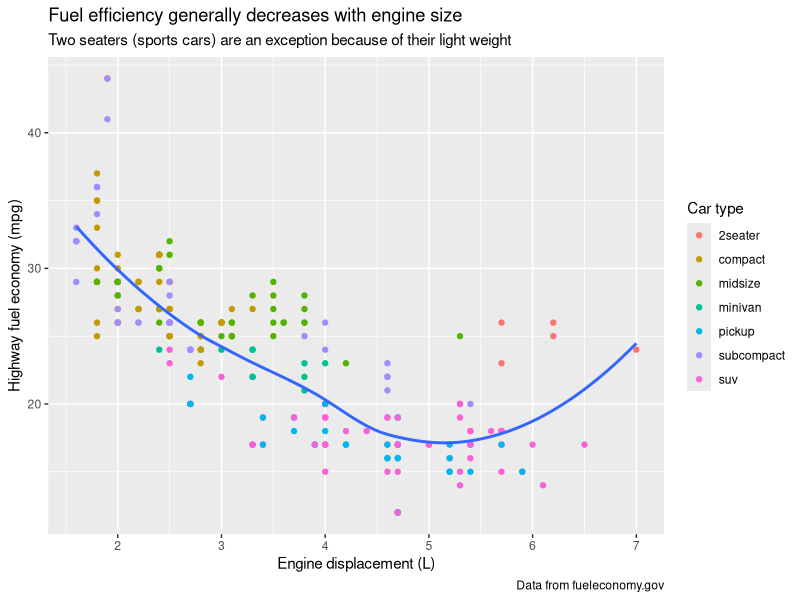
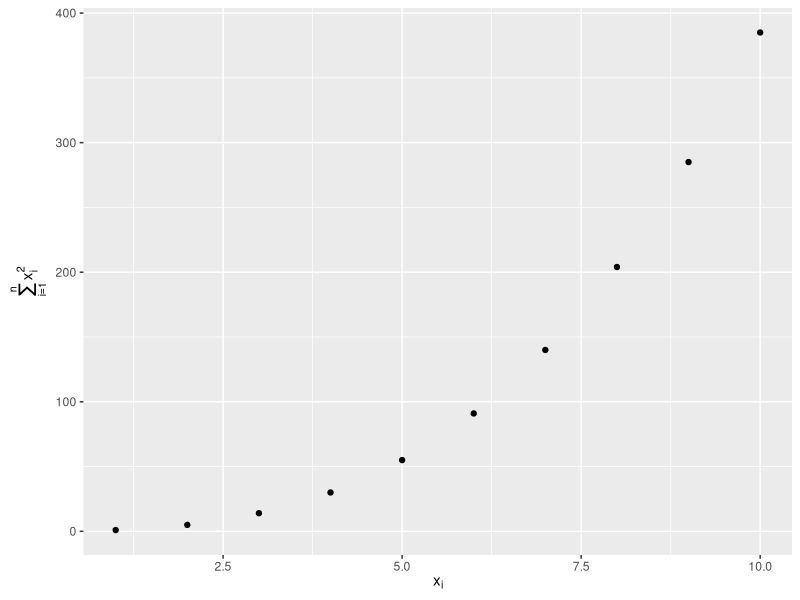
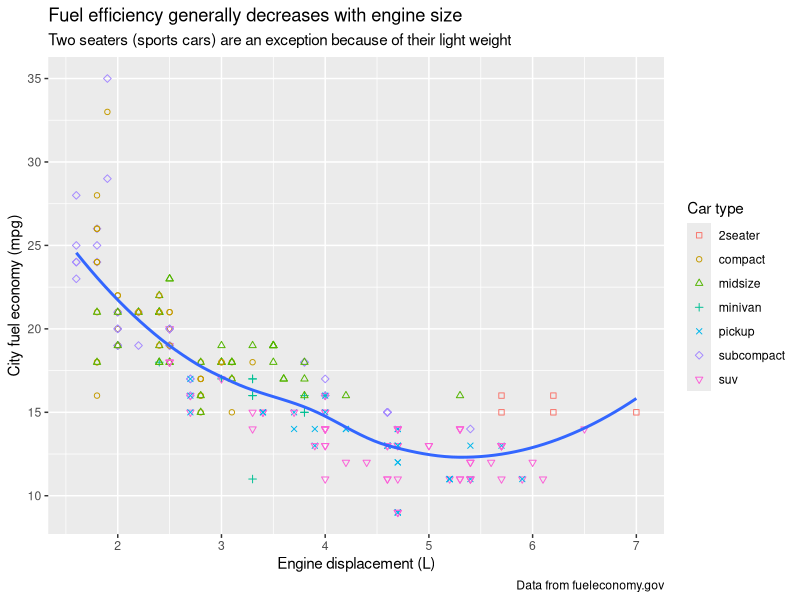
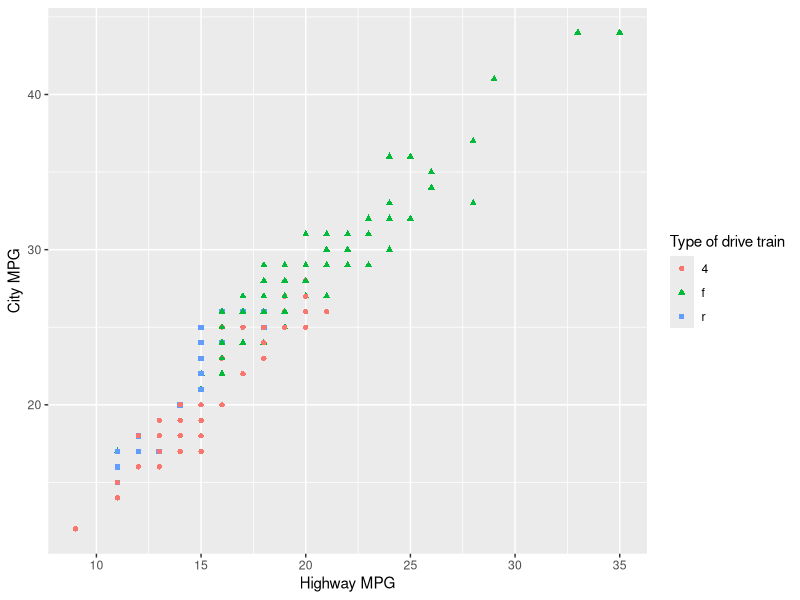
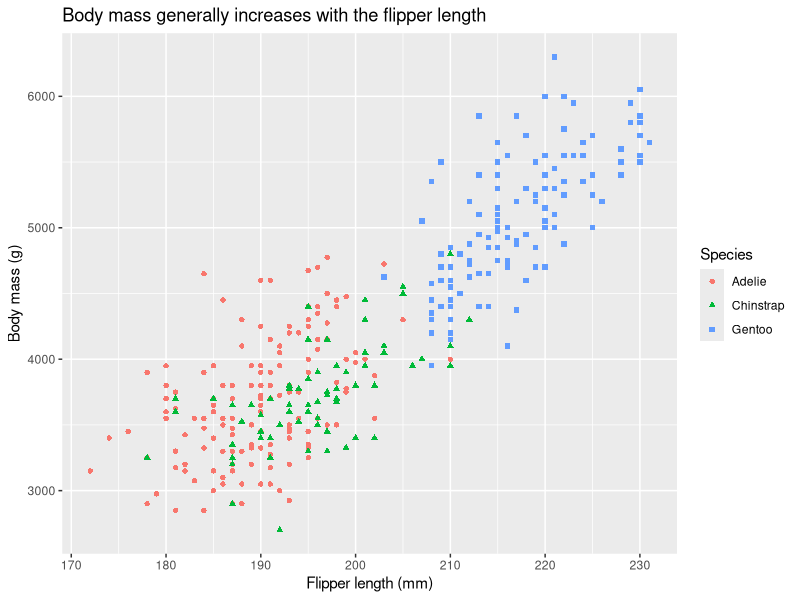
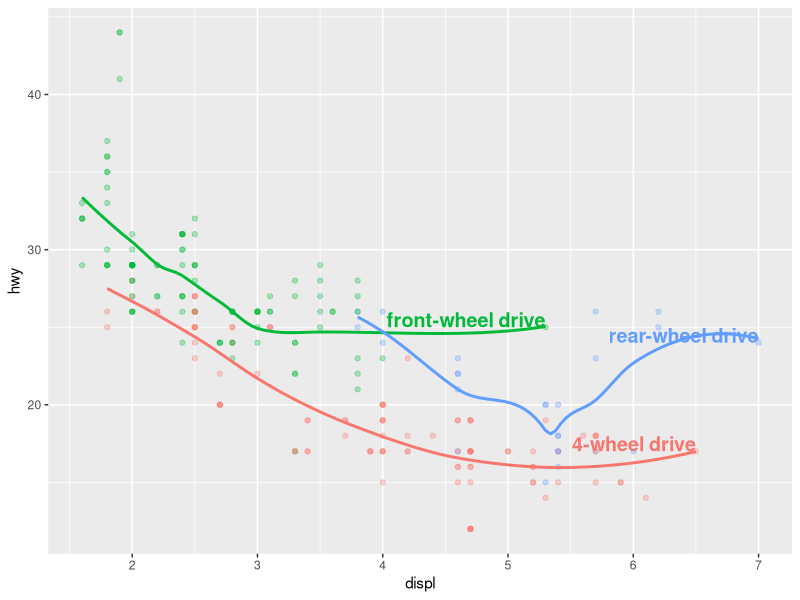
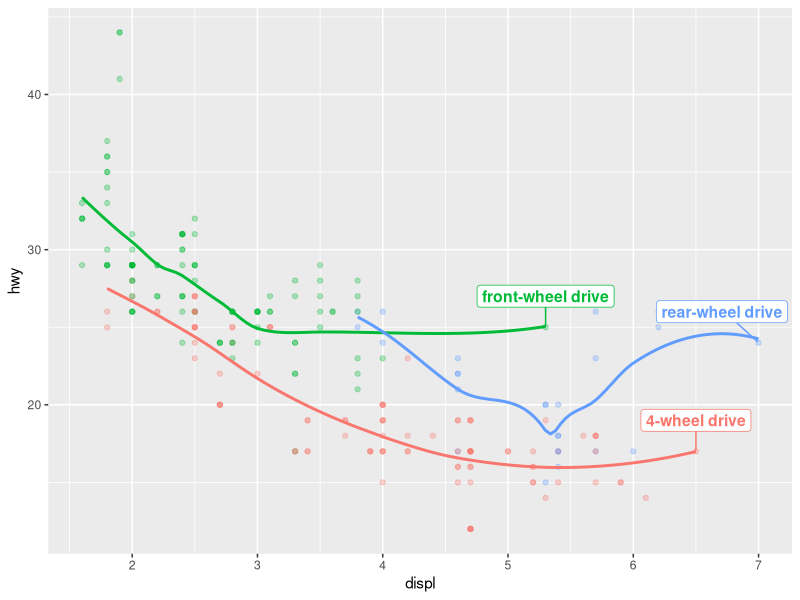
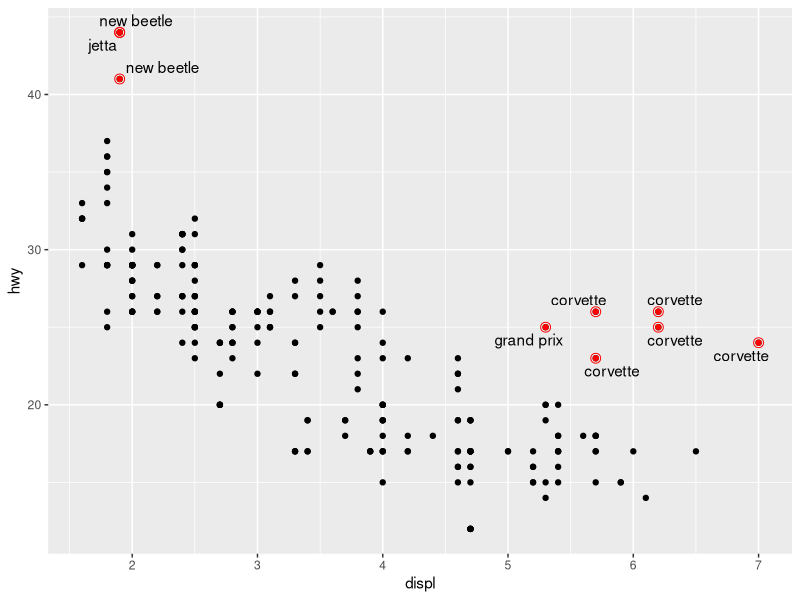

Generate these figures, in order, with R:
## ---- chunk 1
library(tidyverse)
library(scales)
library(ggrepel)
library(patchwork)
library(palmerpenguins)
library(ggthemes)
## ---- chunk 2
ggplot(mpg, aes(x = displ, y = hwy)) +
         geom_point(aes(color = class)) +
         geom_smooth(se = FALSE) +
  labs(
    x = "Engine displacement (L)",
    y = "Highway fuel economy (mpg)",
    color = "Car type",
    title = "Fuel efficiency generally decreases with engine size",
    subtitle = "Two seaters (sports cars) are an exception because of their light weight",
    caption = "Data from fueleconomy.gov"
       )
## ---- chunk 3
df <- tibble(
  x = 1:10,
  y = cumsum(x^2)
)
## ---- chunk 4
ggplot(df, aes(x, y)) +
  geom_point() +
  labs(
    x = quote(x[i]),
    y = quote(sum(x[i] ^ 2, i == 1, n))
  )
## ---- chunk 5
# 1
ggplot(mpg, aes(x = displ, y = cty)) +
         geom_point(aes(color = class,
                        shape = class)
                    ) +
  scale_shape_manual(values = seq(0, 7)) +
         geom_smooth(se = FALSE) +
  labs(
    x = "Engine displacement (L)",
    y = "City fuel economy (mpg)",
    color = "Car type",
    shape = "Car type",
    title = "Fuel efficiency generally decreases with engine size",
    subtitle = "Two seaters (sports cars) are an exception because of their light weight",
    caption = "Data from fueleconomy.gov"
       )
## ---- chunk 6
# 2
ggplot(mpg, aes(x = cty, y = hwy)) +
         geom_point(aes(color = drv,
                        shape = drv)
                    ) +
  labs(
    x = "Highway MPG",
    y = "City MPG",
    color = "Type of drive train",
    shape = "Type of drive train",
       )
## ---- chunk 7
# 3
ggplot(data = penguins,
       mapping = aes(x = flipper_length_mm,
                     y = body_mass_g,
                     color = species,
                     shape = species)) + 
  geom_point() +
  labs(x = "Flipper length (mm)",
       y = "Body mass (g)",
       title = "Body mass generally increases with the flipper length", 
       color = "Species", 
       shape = "Species"
       )
## ---- chunk 8
label_info <- mpg |> 
  group_by(drv) |> 
  arrange(desc(displ)) |>
  slice_head(n = 1) |> 
  mutate(
    drive_type = case_when(
      drv == "f" ~ "front-wheel drive",
      drv == "r" ~ "rear-wheel drive",
      drv == "4" ~ "4-wheel drive"
    )
  ) |> 
  select(displ, hwy, drv, drive_type)
## ---- chunk 9
ggplot(mpg, aes(x = displ, 
                y = hwy, 
                color = drv)) +
  geom_point(alpha = 0.3) +
  geom_smooth(se = FALSE) +
  geom_text(
    data = label_info,
    aes(x = displ, y = hwy, label = drive_type),
    fontface = "bold", 
    size = 5, 
    hjust = "right",
    vjust = "bottom"
  ) +
  theme(legend.position = "none")
## ---- chunk 10
ggplot(mpg, aes(x = displ, 
                y = hwy, 
                color = drv)) +
  geom_point(alpha = 0.3) +
  geom_smooth(se = FALSE) +
  geom_label_repel(
    data = label_info,
    aes(x = displ, 
        y = hwy, 
        label = drive_type),
    fontface = "bold", 
    size = 4,
    nudge_y = 2
  ) +
  theme(legend.position = "none")
## ---- chunk 11
potential_outliers <- mpg |> 
  filter(hwy > 40 | (hwy > 20 & displ > 5))
## ---- chunk 12
ggplot(mpg, aes(x = displ, y = hwy)) +
  geom_point() +
  geom_text_repel(data = potential_outliers,
                  aes(label = model)) +
  geom_point(data = potential_outliers,
             color = "red") +
  geom_point(
    data = potential_outliers,
    color = "red", 
    size = 3, 
    shape = "circle open"
  )
## ---- chunk 13
trend_text <- "Larger engine sizes tend to\nhave lower fuel economy." |> 
  str_wrap(width = 30)
## ---- chunk 14
ggplot(mpg, aes(x = displ, y = hwy)) +
  geom_point() +
  annotate(
    geom = "label", 
    x = 3.5, 
    y = 38,
    label = trend_text,
    hjust = "left",
    color = "red"
  ) +
  annotate(
    geom = "segment",
    x = 3,
    y = 35,
    xend = 5,
    yend = 25, 
    color = "red",
    arrow = arrow(type = "closed")
  )
## ---- chunk 15
# 1
# Create some sample data
data <- data.frame(x = c(1, 2, 3, 4),
                   y = c(5, 6, 7, 8),
                   label = c("Top Left",
                             "Top Right", 
                             "Bottom Left",
                             "Bottom Right"))

# Create a scatter plot
ggplot(data, aes(x = x, y = y)) +
  geom_point() +
  geom_text(aes(x = c(-Inf, Inf, -Inf, Inf), 
                y = c(Inf, Inf, -Inf, -Inf),
                label = label),
            hjust = c(0, 1, 0, 1), 
            vjust = c(1, 1, 0, 0))
## ---- chunk 16
# 2
ggplot(mpg, aes(x = displ, y = hwy)) +
  geom_point() +
  annotate(
    geom = "label", 
    x = 3.5, 
    y = 38,
    label = trend_text,
    hjust = "left",
    color = "red"
  ) +
  annotate(
    geom = "segment",
    x = 3,
    y = 35,
    xend = 5,
    yend = 25, 
    color = "red",
    arrow = arrow(type = "closed")
  ) +
  annotate(
    geom = "point",
    x = 4,
    y = 25,
    color = "blue",
    size = 15,
    shape = 16
  )
## ---- chunk 17
# 3
# Adding a label to a single facet
ggplot(mpg, aes(x = displ, 
                y = hwy, 
                color = drv)) +
  geom_point(alpha = 0.3) +
  geom_smooth(se = FALSE) +
  geom_text(
    data = label_info |> filter(drv == 4),
    aes(x = displ, y = hwy, label = drive_type),
    fontface = "bold", 
    size = 5, 
    hjust = "right",
    vjust = "bottom"
  ) +
  theme(legend.position = "none") + 
  facet_wrap(~ drv)
## ---- chunk 18
# Different labels in each facet
ggplot(mpg, aes(x = displ, 
                y = hwy, 
                color = drv)) +
  geom_point(alpha = 0.3) +
  geom_smooth(se = FALSE) +
  geom_text(
    data = label_info,
    aes(x = displ, y = hwy, label = drive_type),
    nudge_x = 5,
    nudge_y = 5,
    fontface = "bold", 
    size = 4, 
    hjust = "right",
    vjust = "bottom",
    
  ) +
  theme(legend.position = "none") + 
  facet_wrap(~ drv)
## ---- chunk 19
# 4
ggplot(mtcars, 
       aes(wt, mpg, label = rownames(mtcars))) +
  geom_label(aes(fill = factor(cyl)), 
             color = "white",
             fontface = "bold",
             label.padding = unit(0.30, "lines"),
             lable.r = unit(0.20, "lines"),
             label.size = 0.50
             )
## ---- chunk 20
# 5
ggplot(mpg, aes(x = displ, y = hwy)) +
  geom_point() +
  annotate(
    geom = "label", 
    x = 3.5, 
    y = 38,
    label = trend_text,
    hjust = "left",
    color = "red"
  ) +
  annotate(
    geom = "segment",
    x = 3,
    y = 35,
    xend = 5,
    yend = 25, 
    color = "red",
    arrow = arrow(angle = 50, 
                  length = unit(0.5, "inches"),
                  ends = "last",
                  type = "open"
                  )
  )

## ---- chunk 21
# default scales - implicit
ggplot(mpg, aes(x = displ, y = hwy)) +
  geom_point(aes(color = class))
## ---- chunk 22
# default scales - explicit
ggplot(mpg, aes(x = displ, y = hwy)) +
  geom_point(aes(color = class)) +
  scale_x_continuous() +
  scale_y_continuous() +
  scale_color_discrete()
## ---- chunk 23
ggplot(mpg, 
       aes(x = displ, y = hwy, color = drv)) +
  geom_point() +
  scale_y_continuous(
    breaks = seq(15, 40, by = 5)
    )
## ---- chunk 24
ggplot(mpg, aes(x = displ, 
                y = hwy, 
                color = drv)) +
  geom_point() +
  scale_x_continuous(labels = NULL) +
  scale_y_continuous(labels = NULL) +
  scale_color_discrete(
    labels = c("4" = "4-wheel", 
               "f" = "front",
               "r" = "rear"))
## ---- chunk 25
ggplot(diamonds, aes(x = price, y = cut)) +
  geom_boxplot(alpha = 0.05) +
  scale_x_continuous(labels = label_dollar())
## ---- chunk 26
ggplot(diamonds, aes(x = price, y = cut)) +
  geom_boxplot(alpha = 0.05) +
  scale_x_continuous(
    labels = label_dollar(
      scale = 1/1000,
      suffix = "K"),
    breaks = seq(1000, 19000, by = 6000)
      )
## ---- chunk 27
ggplot(diamonds, aes(x = cut, fill = clarity)) +
  geom_bar(position = "fill") +
  scale_y_continuous(
    name = "Percentage",
    labels = label_percent()
    )
## ---- chunk 28
presidential |> 
  mutate(id = 33 + row_number()) |> 
  ggplot(aes(x = start, y = id)) +
  geom_point() +
  geom_segment(aes(xend = end, yend = id)) +
  scale_x_date(
    name = NULL, 
    breaks = presidential$start,
    date_labels = "'%y")
## ---- chunk 29
base <- ggplot(mpg, aes(x = displ, y = hwy)) +
  geom_point(aes(color = class))
## ---- chunk 30
# default position
base + theme(legend.position = "right")
## ---- chunk 31
base + theme(legend.position = "left")
## ---- chunk 32
base + theme(legend.position = "top") +
  guides(color = guide_legend(nrow = 3))
## ---- chunk 33
base + 
  theme(legend.position = "bottom") +
  guides(color = guide_legend(nrow = 3))
## ---- chunk 34
base + 
  theme(legend.position = "none")
## ---- chunk 35
ggplot(mpg, aes(x = displ, y = hwy)) +
  geom_point(aes(color = class)) +
  geom_smooth(se = FALSE) +
  theme(legend.position = "bottom") +
  guides(
    color = guide_legend(
      nrow = 2,
      override.aes = list(size = 4) 
      )
    )
## ---- chunk 36
ggplot(diamonds, aes(x = carat, y = price)) +
  geom_bin2d()
## ---- chunk 37
ggplot(diamonds, 
       aes(x = log10(carat), y = log10(price))) +
  geom_bin2d()
## ---- chunk 38
ggplot(diamonds, aes(x = carat,y = price)) +
  geom_bin2d() +
  scale_x_log10() +
  scale_y_log10()
## ---- chunk 39
ggplot(mpg, aes(x = displ, y = hwy)) +
  geom_point(aes(color = drv))
## ---- chunk 40
ggplot(mpg, aes(x = displ, y = hwy)) +
  geom_point(aes(color = drv)) +
  scale_color_brewer(palette = "Set1")
## ---- chunk 41
ggplot(mpg, aes(x = displ, y = hwy)) +
  geom_point(aes(color = drv, shape = drv)) +
  scale_color_brewer(palette = "Set1")
## ---- chunk 42
presidential |> 
  mutate(id = 33 + row_number()) |> 
  ggplot(aes(x = start, y = id, color = party)) +
  geom_point() +
  geom_segment(aes(xend = end, yend = id)) +
  scale_color_manual(
    values = c(Republican = "#E81B23",
               Democratic = "#00AEF3"))
## ---- chunk 43
df <- tibble(
  x = rnorm(10000),
  y = rnorm(10000)
)
## ---- chunk 44
ggplot(df, aes(x, y)) +
  geom_hex() +
  coord_fixed() +
  labs(
    title = "Default, continuous", 
    x = NULL,
    y = NULL)
## ---- chunk 45
ggplot(df, aes(x, y)) +
  geom_hex() +
  coord_fixed() +
  scale_fill_viridis_c()
  labs(
    title = "Viridis, continuous", 
    x = NULL,
    y = NULL)
## ---- chunk 46
ggplot(df, aes(x, y)) +
  geom_hex() +
  coord_fixed() +
  scale_fill_viridis_b()
  labs(
    title = "Viridis, binned", 
    x = NULL,
    y = NULL)
## ---- chunk 47
ggplot(mpg, aes(x = displ, y = hwy)) +
  geom_point(aes(color = drv)) +
  geom_smooth()
## ---- chunk 48
# filtered
mpg |> 
  filter(displ >= 5 & displ <= 6 & 
           hwy >= 10 & hwy <= 25) |> 
  ggplot(aes(x = displ, y = hwy)) +
  geom_point(aes(color = drv)) +
  geom_smooth()
## ---- chunk 49
ggplot(mpg, aes(x = displ, y = hwy)) +
  geom_point(aes(color = drv)) +
  geom_smooth() +
  scale_x_continuous(limits = c(5, 6)) +
  scale_y_continuous(limits = c(10, 25))
## ---- chunk 50
ggplot(mpg, aes(x = displ, y = hwy)) +
  geom_point(aes(color = drv)) +
  geom_smooth() +
  coord_cartesian(
    xlim = c(5, 6), 
    ylim = c(10, 25)
    )
## ---- chunk 51
suv <- mpg |> filter(class == "suv")
compact <- mpg |> filter(class == "compact")
## ---- chunk 52
ggplot(suv, 
       aes(x = displ, y = hwy, color = drv)) +
  geom_point()
## ---- chunk 53
ggplot(compact, 
       aes(x = displ, y = hwy, color = drv)) +
  geom_point()
## ---- chunk 54
x_scale <- scale_x_continuous(
  limits = range(mpg$displ)
  )
y_scale <- scale_y_continuous(
  limits = range(mpg$hwy)
)
col_scale <- scale_color_discrete(
  limits = unique(mpg$drv)
)
## ---- chunk 55
ggplot(suv, 
       aes(x = displ, y = hwy, color = drv)) +
  geom_point() +
  x_scale +
  y_scale +
  col_scale
## ---- chunk 56
ggplot(compact, 
       aes(x = displ, y = hwy, color = drv)) +
  geom_point() +
  x_scale +
  y_scale +
  col_scale
## ---- chunk 57
# 1
df <- tibble(
  x = rnorm(10000),
  y = rnorm(10000)
)
## ---- chunk 58
ggplot(df, aes(x, y)) +
  geom_hex() +
  scale_color_gradient(low = "white",
                       high = "red") +
   coord_fixed()
## ---- chunk 59
ggplot(df, aes(x, y)) +
  geom_hex() +
  scale_fill_gradient(low = "white",
                       high = "red") +
   coord_fixed()
## ---- chunk 60
# 2
## ---- chunk 61
# 3
# a
presidential |> 
  mutate(id = 33 + row_number()) |> 
  ggplot(
    aes(
      x = start, 
      y = id, 
      color = party,
      shape = name)
    ) +
  geom_point() +
  geom_segment(aes(xend = end, yend = id)) +
  scale_x_date(
    date_breaks = "6 years",
    date_labels = "%Y") +
  scale_color_manual(
    values = c(Republican = "#E81B23",
               Democratic = "#00AEF3")
    ) +
  scale_shape_manual(
    values = seq(0, 12)
    )
## ---- chunk 62
# b
presidential |> 
  mutate(id = 33 + row_number()) |> 
  ggplot(
    aes(
      x = start, 
      y = id, 
      color = party,
      shape = name)
    ) +
  geom_point() +
  geom_segment(aes(xend = end, yend = id)) +
  scale_x_date(
    date_breaks = "6 years",
    date_labels = "%Y") +
  scale_y_continuous(
    name = "President Id",
    breaks = 
      seq(34, 45, by = 1)) +
  scale_color_manual(
    values = c(Republican = "#E81B23",
               Democratic = "#00AEF3")
    ) +
  scale_shape_manual(
    values = seq(0, 12)
    )
## ---- chunk 63
# c
presidential |> 
  mutate(id = 33 + row_number()) |> 
  ggplot(
    aes(
      x = start, 
      y = id, 
      color = party,
      label = name)
    ) +
  geom_point() +
  geom_segment(aes(xend = end, yend = id)) +
  geom_text(vjust = -0.5, hjust = 0, size = 3) +
  scale_x_date(
    date_breaks = "6 years",
    date_labels = "%Y") +
  scale_y_continuous(
    name = "President Id",
    breaks = 
      seq(34, 45, by = 1)) +
  scale_color_manual(
    values = c(Republican = "#E81B23",
               Democratic = "#00AEF3")
    )
## ---- chunk 64
# d
presidential |> 
  mutate(id = 33 + row_number()) |> 
  ggplot(
    aes(
      x = start, 
      y = id, 
      color = party,
      label = name)
    ) +
  geom_point() +
  geom_segment(aes(xend = end, yend = id)) +
  geom_text(vjust = -0.5, hjust = 0, size = 3) +
  scale_x_date(
    date_breaks = "6 years",
    date_labels = "%Y") +
  scale_y_continuous(
    breaks = 
      seq(34, 45, by = 1)) +
  scale_color_manual(
    values = c(Republican = "#E81B23",
               Democratic = "#00AEF3")
    ) +
  labs(x = "Terms",
       y = "Order of terms")
## ---- chunk 65
# e
presidential |> 
  mutate(id = 33 + row_number()) |> 
  ggplot(
    aes(
      x = start, 
      y = id, 
      color = party,
      label = name)
    ) +
  geom_point() +
  geom_segment(aes(xend = end, yend = id)) +
  geom_text(vjust = -0.5, hjust = 0, size = 3) +
  scale_x_date(
    date_breaks = "4 years",
    date_labels = "%y") +
  scale_y_continuous(
    breaks = 
      seq(34, 45, by = 1)) +
  scale_color_manual(
    values = c(Republican = "#E81B23",
               Democratic = "#00AEF3")
    ) +
  labs(x = "Terms",
       y = "Order of terms",
       color = "Party")
## ---- chunk 66
# 4
ggplot(diamonds, aes(x = carat, y = price)) +
  geom_point(aes(color = cut), alpha = 1/20)
## ---- chunk 67
ggplot(diamonds, aes(x = carat, y = price)) +
  geom_point(aes(color = cut),
             alpha = 1/20) +
  guides(
    color = guide_legend(
      nrow = 2,
      override.aes = list(size = 4, 
                          alpha = 0.5) 
      )
    )
## ---- chunk 68
ggplot(mpg, aes(x = displ, y = hwy)) +
  geom_point(aes(color = class)) +
  geom_smooth(se = FALSE) +
  theme_bw()
## ---- chunk 69
ggplot(mpg, 
       aes(x = displ, y = hwy, color = drv)) +
  geom_point() +
  labs(
    title = "Larger engine sizes tend to have lower fuel economy",
    source = "Source: https://fueleconomy.gov."
  ) +
  theme(
    legend.position = c(0.6, 0.6),
    legend.direction = "horizontal",
    legend.background = 
      element_rect(color = "black"),
    plot.title = element_text(face = "bold"),
    plot.title.position = "plot",
    plot.caption.position = "plot",
    plot.caption = element_text(hjust = 0)
  )
## ---- chunk 70
# 1
presidential |> 
  mutate(id = 33 + row_number()) |> 
  ggplot(
    aes(
      x = start, 
      y = id, 
      color = party,
      label = name)
    ) +
  geom_point() +
  geom_segment(aes(xend = end, yend = id)) +
  geom_text(vjust = -0.5, hjust = 0, size = 3) +
  scale_x_date(
    date_breaks = "4 years",
    date_labels = "%y") +
  scale_y_continuous(
    breaks = 
      seq(34, 45, by = 1)) +
  scale_color_manual(
    values = c(Republican = "#E81B23",
               Democratic = "#00AEF3")
    ) +
  labs(x = "Terms",
       y = "Order of terms",
       color = "Party") +
  theme_economist()
## ---- chunk 71
# 2
presidential |> 
  mutate(id = 33 + row_number()) |> 
  ggplot(
    aes(
      x = start, 
      y = id, 
      color = party,
      label = name)
    ) +
  geom_point() +
  geom_segment(aes(xend = end, yend = id)) +
  geom_text(vjust = -0.5, hjust = 0, size = 3) +
  scale_x_date(
    date_breaks = "4 years",
    date_labels = "%y") +
  scale_y_continuous(
    breaks = 
      seq(34, 45, by = 1)) +
  scale_color_manual(
    values = c(Republican = "#E81B23",
               Democratic = "#00AEF3")
    ) +
  labs(x = "Terms",
       y = "Order",
       color = "Party") +
  theme_wsj() +
  theme(
    axis.title.x = element_text(
      color = "blue",
      face = "bold"),
    axis.title.y = element_text(
      color = "blue",
      face = "bold")
    )
## ---- chunk 72
p1 <- ggplot(mpg, aes(x = displ, y = hwy)) +
  geom_point() +
  labs(title = "Plot 1")
## ---- chunk 73
p2 <- ggplot(mpg, aes(x = drv, y = hwy)) +
  geom_boxplot() +
  labs(title = "Plot 2")
## ---- chunk 74
p1 + p2
## ---- chunk 75
p3 <- ggplot(mpg, aes(x = cty, y = hwy)) +
  geom_point() +
  labs(title = "Plot 3")
## ---- chunk 76
(p1 | p3) / p2
## ---- chunk 77
p1 <- ggplot(mpg, aes(
  x = drv,
  y = cty,
  color = drv)) +
  geom_boxplot(show.legend = FALSE) +
  labs(title = "Plot 1")
## ---- chunk 78
p2 <- ggplot(mpg, aes(
  x = drv,
  y = hwy,
  color = drv)) +
  geom_boxplot(show.legend = FALSE) +
  labs(title = "Plot 2")
## ---- chunk 79
p3 <- ggplot(mpg, aes(
  x = cty,
  color = drv,
  fill = drv)
  ) +
  geom_density(alpha = 0.5) +
  labs(title = "Plot 3")
## ---- chunk 80
p4 <- ggplot(mpg, aes(
  x = hwy, 
  color = drv,
  fill = drv
  )) + 
  geom_density(alpha = 0.5) + 
  labs(title = "Plot 4")
## ---- chunk 81
p5 <- ggplot(mpg, aes(
  x = cty, 
  y = hwy,
  color = drv
  )) +
  geom_point(show.legend = FALSE) +
  facet_wrap(~drv) +
  labs(title = "Plot 5")
## ---- chunk 82
(guide_area() / (p1 + p2) / (p3 + p4) / p5) +
  plot_annotation(
    title = "City and highway mileage for cars with different drive trains",
    caption = "Source: https://fueleconomy.gov."
  ) +
  plot_layout(
    guides = "collect",
    heights = c(1, 3, 3, 4)
  ) & theme(legend.position = "top")
## ---- chunk 83
# 1
p1 <- ggplot(mpg, aes(x = displ, y = hwy)) +
  geom_point() +
  labs(title = "Plot 1")

p2 <- ggplot(mpg, aes(x = drv, y = hwy)) +
  geom_boxplot() +
  labs(title = "Plot 2")

p3 <- ggplot(mpg, aes(x = cty, y = hwy)) +
  geom_point() +
  labs(title = "Plot 3")
## ---- chunk 84
(p1 | p2) / p3
## ---- chunk 85
# Omiting the parentheses
p1 | p2 / p3
## ---- chunk 86
# 2
p1 / (p2 | p3)
